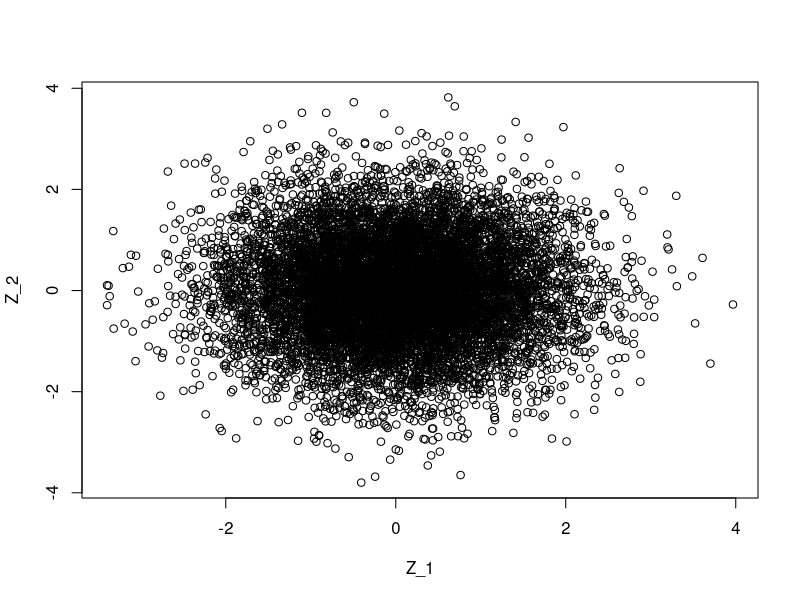

The R source for this figure:
# clear variables and close windows
rm(list = ls(all = TRUE))
graphics.off()

# main computation
n      = 10000
u      = runif(n, 0, 1)
u1     = runif(n, 0, 1)
theta  = 2 * pi * u1
rho    = sqrt(-2 * log(u))
zeta1  = rho * cos(theta)
zeta2  = rho * sin(theta)
result = cbind(zeta1, zeta2)

# output
plot(result[, 1], result[, 2], xlab = "Z_1", ylab = "Z_2")

v1 = var(result[, 1])
v2 = var(result[, 2])
m1 = mean(result[, 1])
m2 = mean(result[, 2])

print("    Normal distribution 1")
print("    Mean      Variance")
print(c(m1, v1))
print("    Normal distribution 2")
print("    Mean      Variance")
print(c(m2, v2)) 